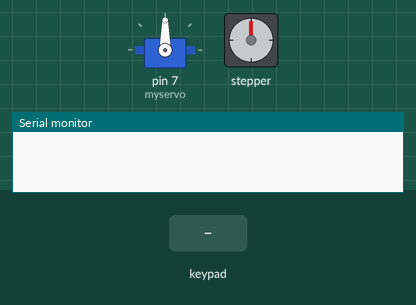
A sketch run on a simulated Arduino Mega 2560, built with avr-gcc and run on an emulated ATmega2560. On the bench: servo, stepper motor, the last lines printed to the serial monitor. The test bench sets the inputs (shaded band). Stepper angles assume 48 steps per turn.

Above: at 1.2 s.
1.3 s: key '6' pressed
At 4.0 s:
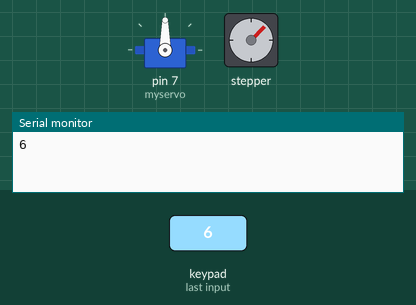
4.3 s: keypad keys 3 0 3 1 3 2 3 3 D pressed 0.4 s apart
At 10.7 s:
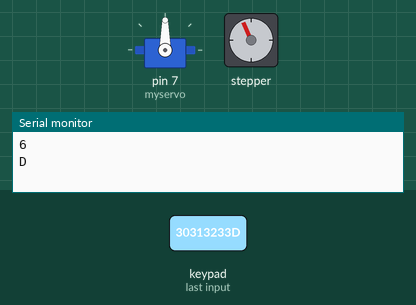
10.9 s: key 'A' pressed
At 13.66 s:
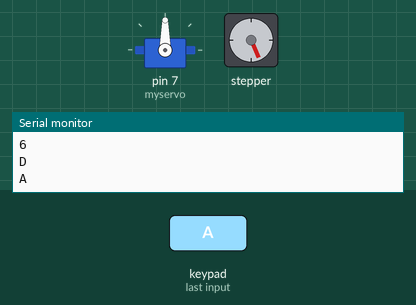
13.9 s: key 'C' pressed
At 14.37 s:
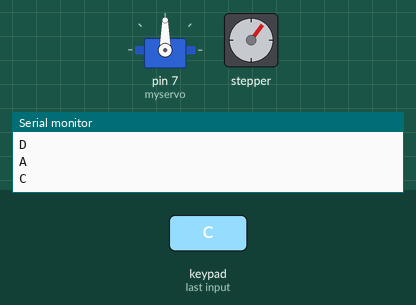
16.9 s: key 'E' pressed
18.9 s: keypad keys 3 4 3 5 3 6 3 7 pressed 0.4 s apart
At 25.8 s:
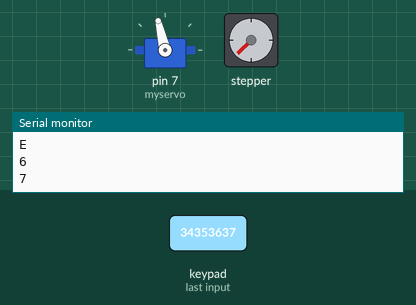
Timing chart, 0 to 26.1 s (numbered marks = the images above; inputs shaded):
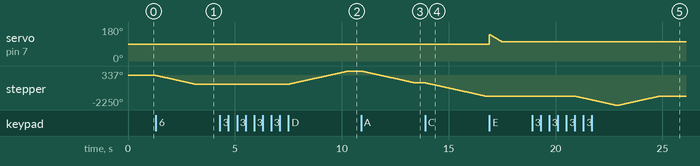

The sketch:

pottery_machine_ver2.ino
```cpp
// AUTHOR: GUILLERMO PEREZ GUILLEN

#include <Keypad.h>
#include <Servo.h>
#include <Stepper.h>

#define STEPS 48 //We put the number of steps you need to go around. 48 in our case

// Name of the motor, the number of steps and the control pins
Stepper stepper(STEPS, 8, 9, 10, 11);

Servo myservo;
int pos = 103;

const byte ROWS = 4; //four rows
const byte COLS = 4; //four columns
//define the symbols on the buttons of the keypads
char hexaKeys[ROWS][COLS] = {
  {'0','1','2','3'},
  {'4','5','6','7'},
  {'8','9','A','B'},
  {'C','D','E','F'}
};
byte rowPins[ROWS] = {30, 31, 32, 33}; //connect to the row pinouts of the keypad
byte colPins[COLS] = {34, 35, 36, 37}; //connect to the column pinouts of the keypad

//initialize an instance of class NewKeypad
Keypad customKeypad = Keypad( makeKeymap(hexaKeys), rowPins, colPins, ROWS, COLS);

void setup(){
  Serial.begin(9600);
  myservo.attach(7);
  stepper.setSpeed(60); // velocity of the etepper motor at 60 RPM
}

void loop(){
  char customKey = customKeypad.getKey();

  // go down the servo
  if (customKey == 'F'){
   Serial.println(customKey);
   for (pos = 103; pos <= 140; pos += 1)
   {
    myservo.write(pos);
    delay(15);
   }
  }

  // go up the servo
  if (customKey == 'E'){
   Serial.println(customKey);
   for (pos = 140; pos >= 103; pos -= 1)
   {
    myservo.write(pos);
    delay(15);
   }
  }

  // move the mechanism to the first groove
  if (customKey == 'D'){
    Serial.println(customKey);
    stepper.step(135);
    delay(15);
  }

  // return the mechanism to the  origin
  if (customKey == 'C'){
    Serial.println(customKey);
    stepper.step(-135);
    delay(15);
  }

  // move the mechanism to the second groove
  if (customKey == 'B'){
    Serial.println(customKey);
    stepper.step(120);
    delay(15);
  }

  // return the mechanism to the origin
  if (customKey == 'A'){
    Serial.println(customKey);
    stepper.step(-120);
    delay(15);
  }

  // move the mechanism to the third groove
  if (customKey == '9'){
    Serial.println(customKey);
    stepper.step(105);
    delay(15);
  }

  // return the mechanism to the origin
  if (customKey == '8'){
    Serial.println(customKey);
    stepper.step(-105);
    delay(15);
  }

  // move the mechanism to the fourth groove
  if (customKey == '7'){
    Serial.println(customKey);
    stepper.step(90);
    delay(15);
  }

  // return the mechanism to the origin
  if (customKey == '6'){
    Serial.println(customKey);
    stepper.step(-90);
    delay(15);
  }
}
```

Measured:
- after the input at 1.3 s, stepper: turns 675° counter-clockwise in 1.9 s, starting at once
- after the input at 4.3 s, stepper: turns 1012° clockwise in 2.8 s, starting after 3.2 s
- after the input at 10.9 s, stepper: turns 900° counter-clockwise in 2.5 s, starting at once
- after the input at 13.9 s, stepper: keeps turning counter-clockwise at about 360°/s, starting at once
- after the input at 18.9 s, stepper: turns 675° counter-clockwise in 1.9 s, then 675° clockwise in 1.9 s
